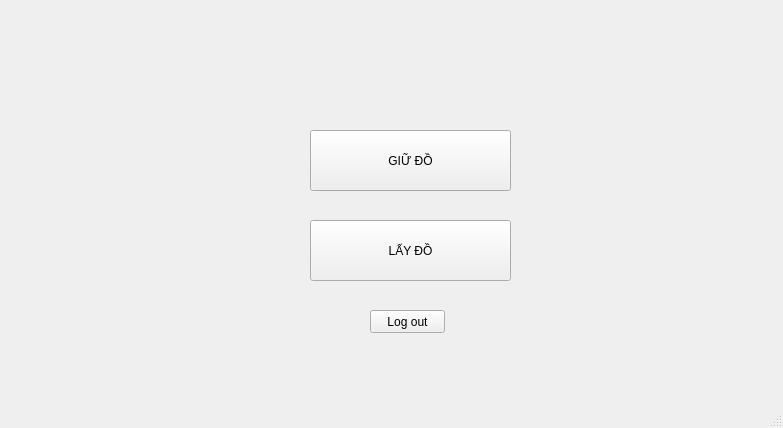
<?xml version="1.0" encoding="UTF-8"?>
<ui version="4.0">
 <class>MainWindow</class>
 <widget class="QMainWindow" name="MainWindow">
  <property name="geometry">
   <rect>
    <x>0</x>
    <y>0</y>
    <width>783</width>
    <height>428</height>
   </rect>
  </property>
  <property name="windowTitle">
   <string>MainWindow</string>
  </property>
  <widget class="QWidget" name="centralwidget">
   <widget class="QPushButton" name="Logout">
    <property name="geometry">
     <rect>
      <x>370</x>
      <y>310</y>
      <width>75</width>
      <height>23</height>
     </rect>
    </property>
    <property name="text">
     <string>Log out</string>
    </property>
   </widget>
   <widget class="QPushButton" name="Kept">
    <property name="geometry">
     <rect>
      <x>310</x>
      <y>130</y>
      <width>201</width>
      <height>61</height>
     </rect>
    </property>
    <property name="text">
     <string>GIỮ ĐỒ</string>
    </property>
   </widget>
   <widget class="QPushButton" name="Return">
    <property name="geometry">
     <rect>
      <x>310</x>
      <y>220</y>
      <width>201</width>
      <height>61</height>
     </rect>
    </property>
    <property name="text">
     <string>LẤY ĐỒ</string>
    </property>
   </widget>
  </widget>
  <widget class="QMenuBar" name="menubar">
   <property name="geometry">
    <rect>
     <x>0</x>
     <y>0</y>
     <width>783</width>
     <height>21</height>
    </rect>
   </property>
  </widget>
  <widget class="QStatusBar" name="statusbar"/>
 </widget>
 <resources/>
 <connections/>
</ui>
